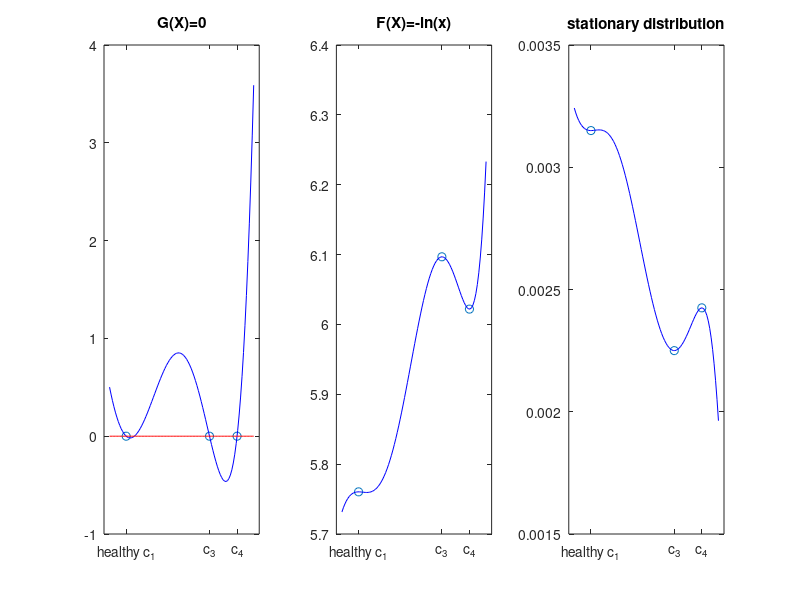

Reproduce this figure in MATLAB.
clear
x0 = [-129, -108, -66, -33, 19]';
x0 = [-129 -108  -66 19]'; %remove unstable point c2
x0 = [-150 -108  19]'; %remove unstable point c2
%remap [-129 19] interval to [0 1] with linear transformation
%[-129, 0], [19, 1]
A = 1;
B = 0; 

m = (B-A) / (x0(end)-x0(1));

x = m.*(x0-x0(1)) + A;
%f = [0.00315, 0.00225, 0.00815, 0.00325, 0.00485]';
outlierfactor = 0.5; 
f = [0.00315, 0.00225, 0.00815,  outlierfactor*0.00485]'; %remove unstable point c2
f = [0.00315, 0.00225,  outlierfactor*0.00485]'; %remove unstable point c2
f = flipud(f);

y = -log(f);


%Up 6th degree polynomial
X0 = [x.^6, x.^5, x.^4, x.^3, x.^2, x, ones(size(x))]; %F
F = @(x,P)P(1)*x.^6 + P(2)*x.^5 + P(3)*x.^4 + P(4)*x.^3 + P(5)*x.^2 + P(6)*x + P(7);

%dUp 5th degree polynomial gradient spatial derivative of Up
X1 = [6*x.^5, 5*x.^4, 4*x.^3, 3*x.^2, 2*x, ones(size(y)), zeros(size(x))]; %G
G = @(x,P)6*P(1)*x.^5 + 5*P(2).*x.^4 + 4*P(3).*x.^3 + 3*P(4).*x.^2 + 2*P(5).*x + P(6);

rhs = [zeros(size(x)); y]; %G(X) = 0, F(X) = -ln(X)
a = [X1;X0]\rhs; %solve



X = linspace(-.15,1.15);

figure(1);
hold on
subplot(1,3,1)
plot(x,zeros(size(x)),'o') %plot critical points as zeros of G(X)
hold on
plot(X,G(X,a),'b') %plot identified G(x)
plot(X,zeros(size(X)),'r')
title('G(X)=0')
set(gca,'xtick',sort(x),'xticklabel',{'healthy c_1','c_3','c_4','CML c_5'})
subplot(1,3,2)
plot(x,y,'o') %plot critical points evaluated at potential
hold on
plot(X,F(X,a),'b')
title('F(X)=-ln(x)')
set(gca,'xtick',sort(x),'xticklabel',{'healthy c_1','c_3','c_4','CML c_5'})

subplot(1,3,3)
plot(x,f,'o')
hold on
plot(X,exp(-F(X,a)),'b')
title('stationary distribution')
set(gca,'xtick',sort(x),'xticklabel',{'healthy c_1','c_3','c_4','CML c_5'})

%%
%% Simulation of Langevin equation
% alpha = 1e-2; 
% t0 = 0;
% tf = 20;
% Ntrials = 10;
% nPeriods = 100;
% t_step = linspace(t0,tf,nPeriods+1);
% D = 0.012;
% 
% Pot = @(t,X) -alpha*G(X,a);
% Diff = @(t,X) sqrt(2*D);
% 
% langevin = sde(Pot, Diff,'StartState',0);
% [S,T] = simulate(langevin, round(nPeriods), 'DeltaTime', tf/nPeriods, 'nTrials', Ntrials);
% 
% figure
% subplot(1,2,1)
% hold on; box on;
% plot(T,squeeze(S)); 
% plot([t0 tf],[x(1) x(1)],'k')
% plot([t0 tf],[x(2) x(2)],'k')
% plot([t0 tf],[x(3) x(3)],'k')
% plot([t0 tf],[x(4) x(4)],'k')
% 
% xlabel('t')
% ylabel('x')
% set(gca,'ylim',[-.5 1.25],'xlim',[t0 tf],'ytick',sort(x),'yticklabel',{'healthy c_1','c_3','c_4','CML c_5'})
% ax = gca; 
% %ax.ColorOrder = mycolors;
% 
% subplot(1,2,2)
% hold on; box on;
% plot(squeeze(S(end,1,:)),alpha*F(squeeze(S(end,1,:)),a),'o')
% plot(x,alpha*y,'o') %plot critical points evaluated at potential
% plot(X,alpha*F(X,a),'k')
% title('U_p(x)')
% set(gca,'xtick',sort(x),'xticklabel',{'healthy c_1','c_3','c_4','CML c_5'})
% colororder(gca,ax.ColorOrder)

%%
% p = plot(nan,nan);
% p.XData = t_step;
% for n = 1:NPeriods
%       p.YData = x.^n;
%       exportgraphics(gcf,'testAnimated.gif','Append',true);
% end